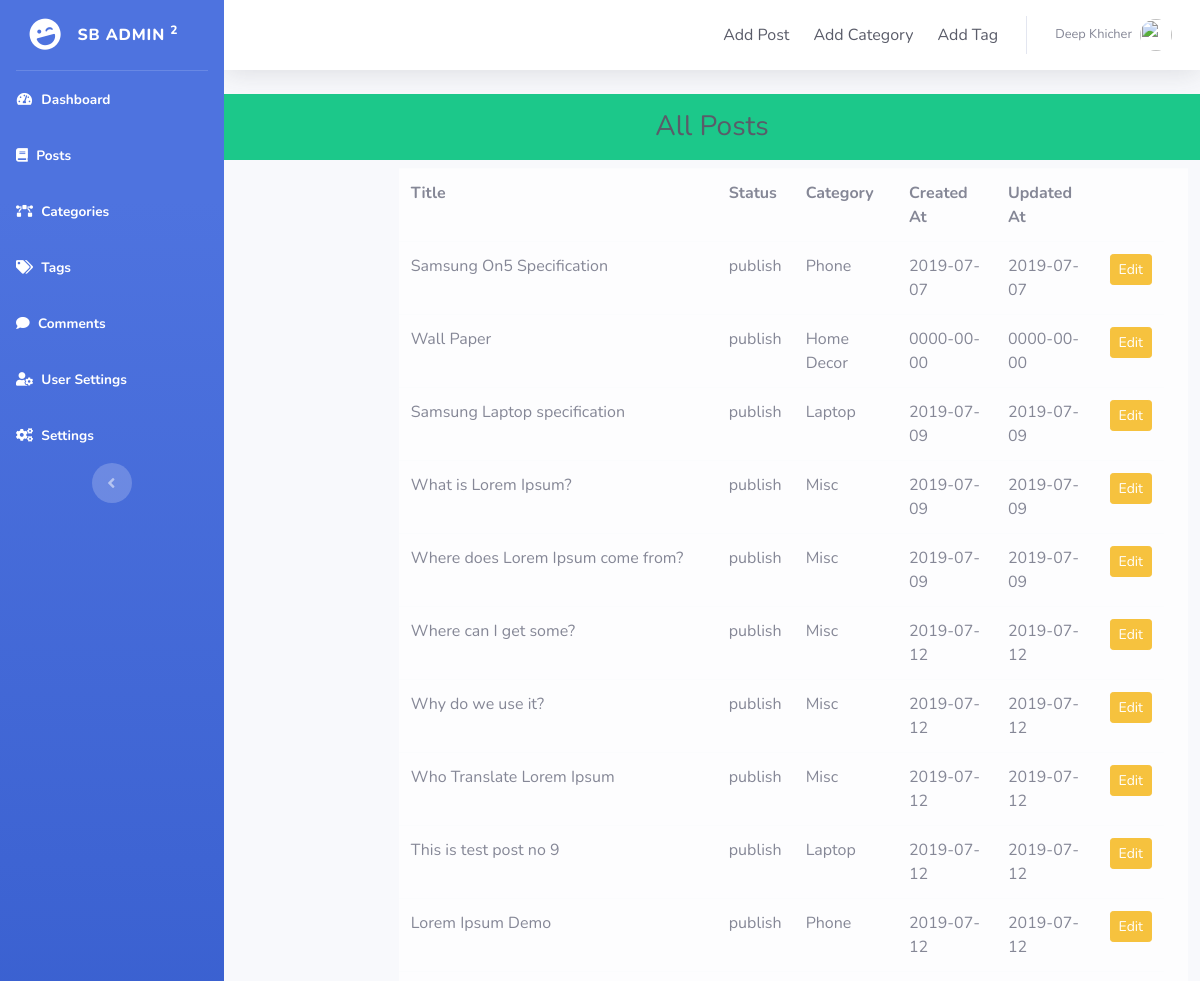
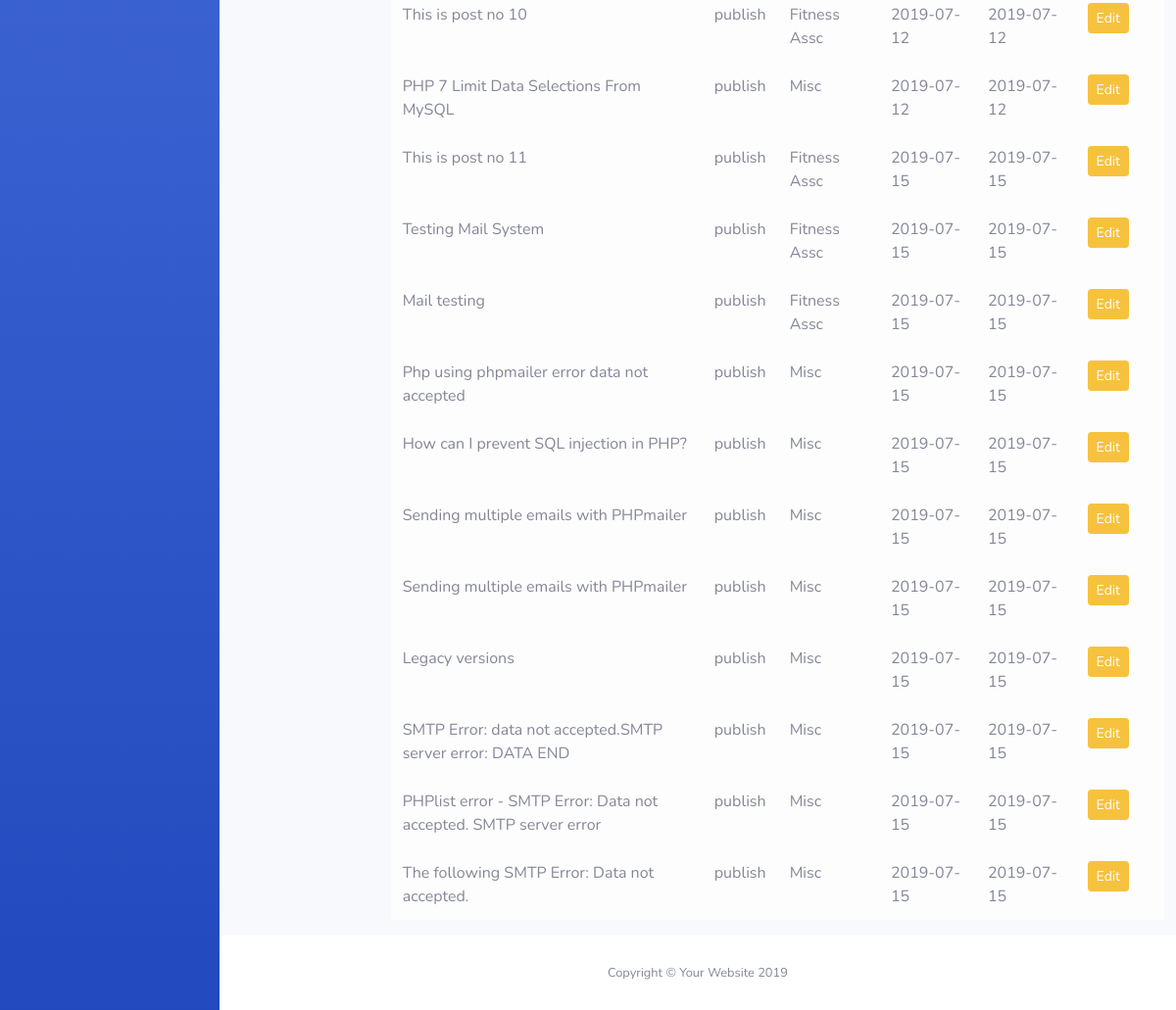
/admin/all-posts.php (signed in), run on the app's committed database (2 pictures, top to bottom).
### tables this page shows
CREATE TABLE `posts` (
  `id` int(11) NOT NULL,
  `title` varchar(255) NOT NULL,
  `slug` varchar(255) NOT NULL,
  `content` longtext NOT NULL,
  `status` varchar(255) NOT NULL,
  `category_id` int(11) NOT NULL,
  `created_at` date NOT NULL DEFAULT current_timestamp(),
  `updated_at` date NOT NULL DEFAULT current_timestamp()
);

CREATE TABLE `categories` (
  `id` int(11) NOT NULL,
  `name` varchar(255) NOT NULL,
  `slug` varchar(255) NOT NULL
);

### admin/db/DB.php (called while the page is built, shortened)
<?php
class DB
{
    protected $dbh;
    public function __construct()
    {
        $this->dbh = new PDO('mysql:host=' . DB_HOST . ';dbname=' . DB_NAME, DB_USER, DB_PASS);
    }
    public function findData(string $table)
    {
        $query = "SELECT * FROM $table";
        $stmt = $this->dbh->prepare($query);
        $stmt->execute();
        $result = $stmt->fetchAll(PDO::FETCH_ASSOC);
        if (count($result) > 0) {
            return $result;
        }
        return "No Data Found";
    }
    public function getCatName($postid)
    {
        $q = "SELECT categories.name,categories.slug FROM posts INNER JOIN categories ON posts.category_id=categories.id WHERE posts.id=" . $postid;
        $stmt = $this->dbh->prepare($q);
        $stmt->execute();
        $result = $stmt->fetchAll(PDO::FETCH_ASSOC);
        foreach ($result as $cat_name) {
            $category = ['name' => $cat_name['name'], 'slug' => $cat_name['slug']];
            return $category;
        }
        return false;
    }
}

### admin/all-posts.php (the view, shortened to what this page needs)
<?php
require_once 'db/DB.php';
$db = new DB();
?>
<?php include 'inc/header.php' ?>
<div id="wrapper">
    <?php include 'inc/sidebar.php'; ?>
    <div id="content-wrapper" class="d-flex flex-column">
        <div id="content">
            <?php include 'inc/top.php'; ?>
            <div class='oop-box'>
                <div class='col-12 bg-success'>
                    <h3 class='text-center text-dark p-3'>All Posts</h3>
                </div>
                <div class='col-10 offset-2'>
                    <table class="table table-light">
                        <tr>
                            <th>Title</th>
                            <th>Status</th>
                            <th>Category</th>
                            <th>Created At</th>
                            <th>Updated At</th>
                            <th></th>
                            <th></th>
                        </tr>
                        <?php
                        foreach ($db->findData('posts') as $value) {
                            $cat = $db->getCatName($value['id']);
                            echo "<tr>
                                    <td>{$value['title']}</td>
                                    <td>{$value['status']}</td>
                                    <td>{$cat['name']}</td>
                                    <td>{$value['created_at']}</td>
                                    <td>{$value['updated_at']}</td>
                                    <td><a class='btn btn-warning btn-sm' href='edit-post.php?id={$value['id']}'>Edit</a></td>
                                </tr>";
                        }
                        ?>
                    </table>
                </div>
            </div>
            <?php include 'inc/copyright.php'; ?>
        </div>
    </div>
    <?php include 'inc/footer.php'; ?>

### data on the page
posts: title "Samsung On5 Specification", status "publish", category.name "Phone", created_at "2019-07-07", updated_at "2019-07-07"
posts: title "Wall Paper", status "publish", category.name "Home Decor", created_at "0000-00-00", updated_at "0000-00-00"
posts: title "Samsung Laptop specification", status "publish", category.name "Laptop", created_at "2019-07-09", updated_at "2019-07-09"
posts: title "What is Lorem Ipsum?", status "publish", category.name "Misc", created_at "2019-07-09", updated_at "2019-07-09"
posts: title "Where does Lorem Ipsum come from?", status "publish", category.name "Misc", created_at "2019-07-09", updated_at "2019-07-09"
posts: title "Where can I get some?", status "publish", category.name "Misc", created_at "2019-07-12", updated_at "2019-07-12"
posts: title "Why do we use it?", status "publish", category.name "Misc", created_at "2019-07-12", updated_at "2019-07-12"
posts: title "Who Translate Lorem Ipsum", status "publish", category.name "Misc", created_at "2019-07-12", updated_at "2019-07-12"
posts: title "This is test post no 9", status "publish", category.name "Laptop", created_at "2019-07-12", updated_at "2019-07-12"
posts: title "Lorem Ipsum Demo", status "publish", category.name "Phone", created_at "2019-07-12", updated_at "2019-07-12"
posts: title "This is post no 10", status "publish", category.name "Fitness Assc", created_at "2019-07-12", updated_at "2019-07-12"
posts: title "PHP 7 Limit Data Selections From MySQL", status "publish", category.name "Misc", created_at "2019-07-12", updated_at "2019-07-12"
posts: title "This is post no 11", status "publish", category.name "Fitness Assc", created_at "2019-07-15", updated_at "2019-07-15"
posts: title "Testing Mail System", status "publish", category.name "Fitness Assc", created_at "2019-07-15", updated_at "2019-07-15"
posts: title "Mail testing", status "publish", category.name "Fitness Assc", created_at "2019-07-15", updated_at "2019-07-15"
posts: title "Php using phpmailer error data not accepted", status "publish", category.name "Misc", created_at "2019-07-15", updated_at "2019-07-15"
posts: title "How can I prevent SQL injection in PHP?", status "publish", category.name "Misc", created_at "2019-07-15", updated_at "2019-07-15"
posts: title "Sending multiple emails with PHPmailer", status "publish", category.name "Misc", created_at "2019-07-15", updated_at "2019-07-15"
posts: title "Sending multiple emails with PHPmailer", status "publish", category.name "Misc", created_at "2019-07-15", updated_at "2019-07-15"
posts: title "Legacy versions", status "publish", category.name "Misc", created_at "2019-07-15", updated_at "2019-07-15"
posts: title "SMTP Error: data not accepted.SMTP server error: DATA END", status "publish", category.name "Misc", created_at "2019-07-15", updated_at "2019-07-15"
posts: title "PHPlist error - SMTP Error: Data not accepted. SMTP server error", status "publish", category.name "Misc", created_at "2019-07-15", updated_at "2019-07-15"
posts: title "The following SMTP Error: Data not accepted.", status "publish", category.name "Misc", created_at "2019-07-15", updated_at "2019-07-15"

### other printed values
$user_name "Deep Khicher"
